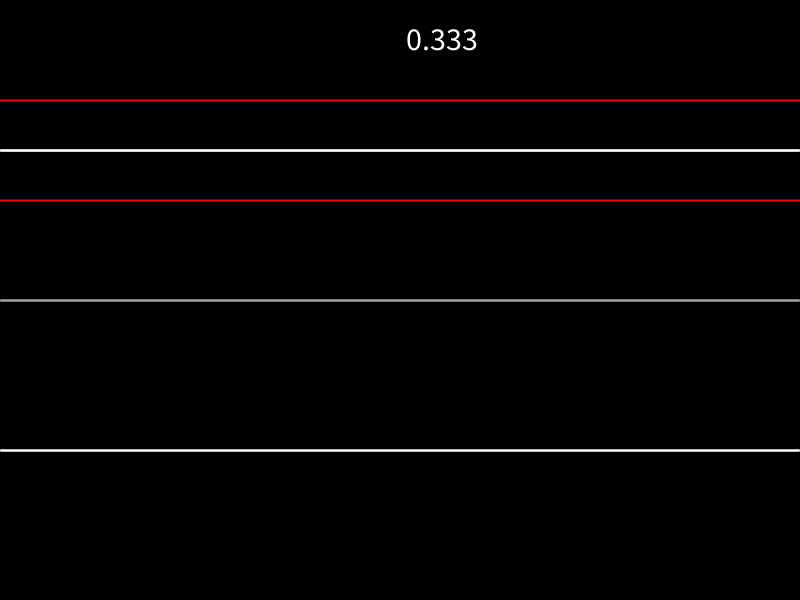
Frame 1 (no input)
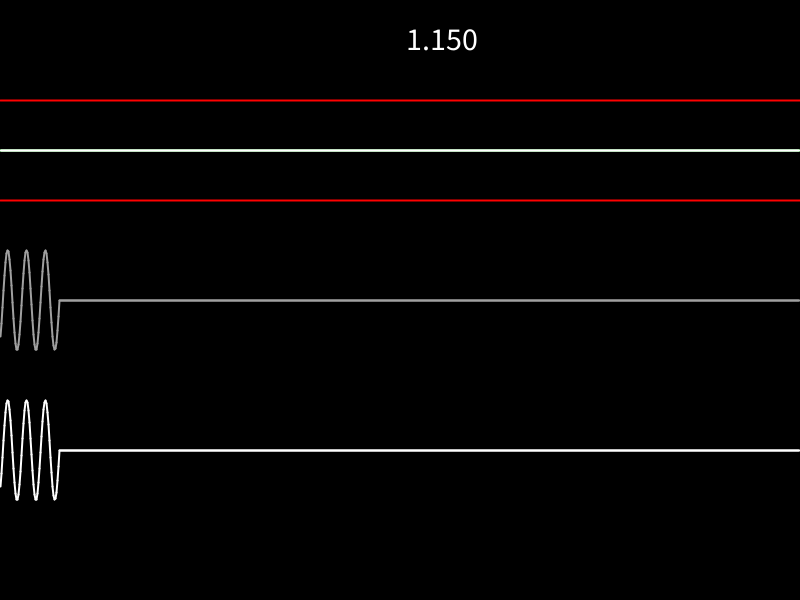
Frame 60 (the mouse pressed at the canvas centre just before this capture)
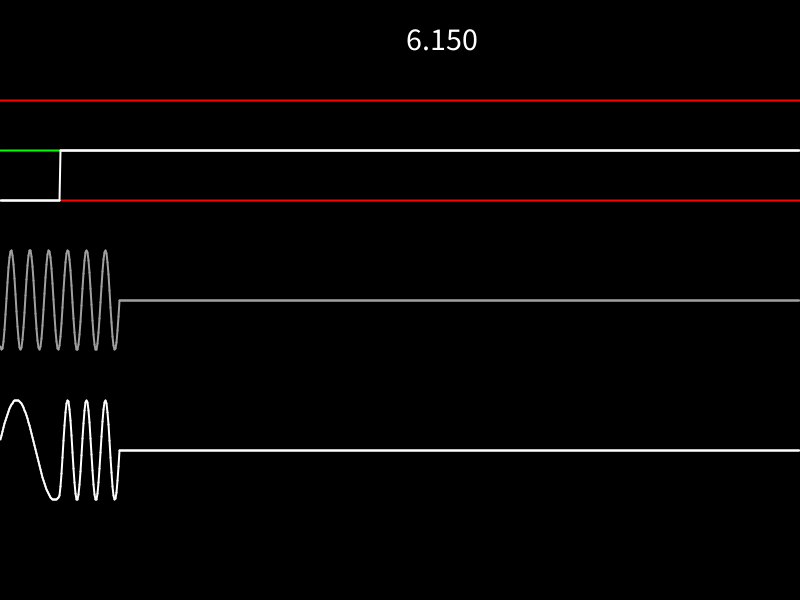
Frame 120 (the mouse held since frame 60 and released just before this capture)

The Processing sketch that drew these frames (run headless with seeded random() and noise(); from frame 60 on, the mouse is pressed at the canvas centre):

// Processing sketch: FM_modulation
// ── FM_modulation.pde
int N = 800;
int A = 50;
float k = 1 / 3.;

int signal_y0, carrier_y0, output_y0;

float[] x = new float[N];
float[] ySignal = new float[N];
float[] yCarrier = new float[N];
float[] yOutput = new float[N];
float carrierPhase = 0, outputPhase = 0;
float signalMax = 50, carrierMin = 5;

int i;
boolean isPaused = false;


void setup() {
  size(800, 600);
  strokeWeight(2);
  resetWaves();
  
  frameRate(30);
  
  signal_y0 = height / 4;
  carrier_y0 = 2 * height / 4;
  output_y0 = 3 * height / 4;  
}

void draw() {
  float u;
  
  background(0);
  
  if (mousePressed) {
    u = mouseY - signal_y0;
    if (u > signalMax) u = signalMax;
    if (u < -signalMax) u = -signalMax;
    ySignal[0] = u;
  }
  
  stroke(0, 255, 0);
  line(0, signal_y0, width, signal_y0);
  stroke(255, 0, 0);
  line(0, signal_y0 + signalMax, width, signal_y0 + signalMax);
  line(0, signal_y0 - signalMax, width, signal_y0 - signalMax);

  stroke(255);  
  renderWave(signal_y0, ySignal);
  stroke(160);
  renderWave(carrier_y0, yCarrier);
  stroke(255);
  renderWave(output_y0, yOutput);
  
  if (!isPaused) {
    advanceSignal();
    advanceCarrier();
    advanceOutput();
  }
  
  textSize(32);
  fill(255);
  text(outputPhase, width / 2, 50);

}

void keyPressed() {
  if (keyCode == ' ') {
    isPaused = !isPaused;
  }
}

void resetWaves() {
  for (i = 0; i < N; i ++) {
    x[i] = (i + .5) * width / N;
    ySignal[i] = 0;
//    yCarrier[i] = A * sin(k * x[i]);
    yCarrier[i] = 0;
    yOutput[i] = 0;
  }
}

void renderWave(int y0, float[] y) {
  for (i = 1; i < N; i ++) {
    line(x[i-1], y0 + y[i-1], x[i], y0 + y[i]);
  }
}

void simulateOutput() {
  for (i = 0; i < N; i ++) {
    yOutput[i] = .5 * (-ySignal[i] + signalMax + carrierMin)
      * yCarrier[i] / A;
  }
}

void advanceSignal() {
  for (i = N - 1; i > 0; i --) {
    ySignal[i] = ySignal[i-1];
  }
}

void advanceCarrier() {
  carrierPhase += x[1] - x[0];
  for (i = N - 1; i > 0; i --) {
    yCarrier[i] = yCarrier[i-1];
  }
  yCarrier[0] = A * sin(k * carrierPhase);
}

void advanceOutput() {
  float signal, prevSignal;
  
  signal = -ySignal[0] / 200.;
  prevSignal = -ySignal[1] / 200.;
  
  for (i = N - 1; i > 0; i --) {
    yOutput[i] = yOutput[i-1];
  }
//  outputPhase -= (1 + signal / k) * (x[1] - x[0]);
  outputPhase += (x[1] - x[0]) * (k + signal);
  outputPhase %= 2 * PI;
  yOutput[0] = A * sin(outputPhase);
}
